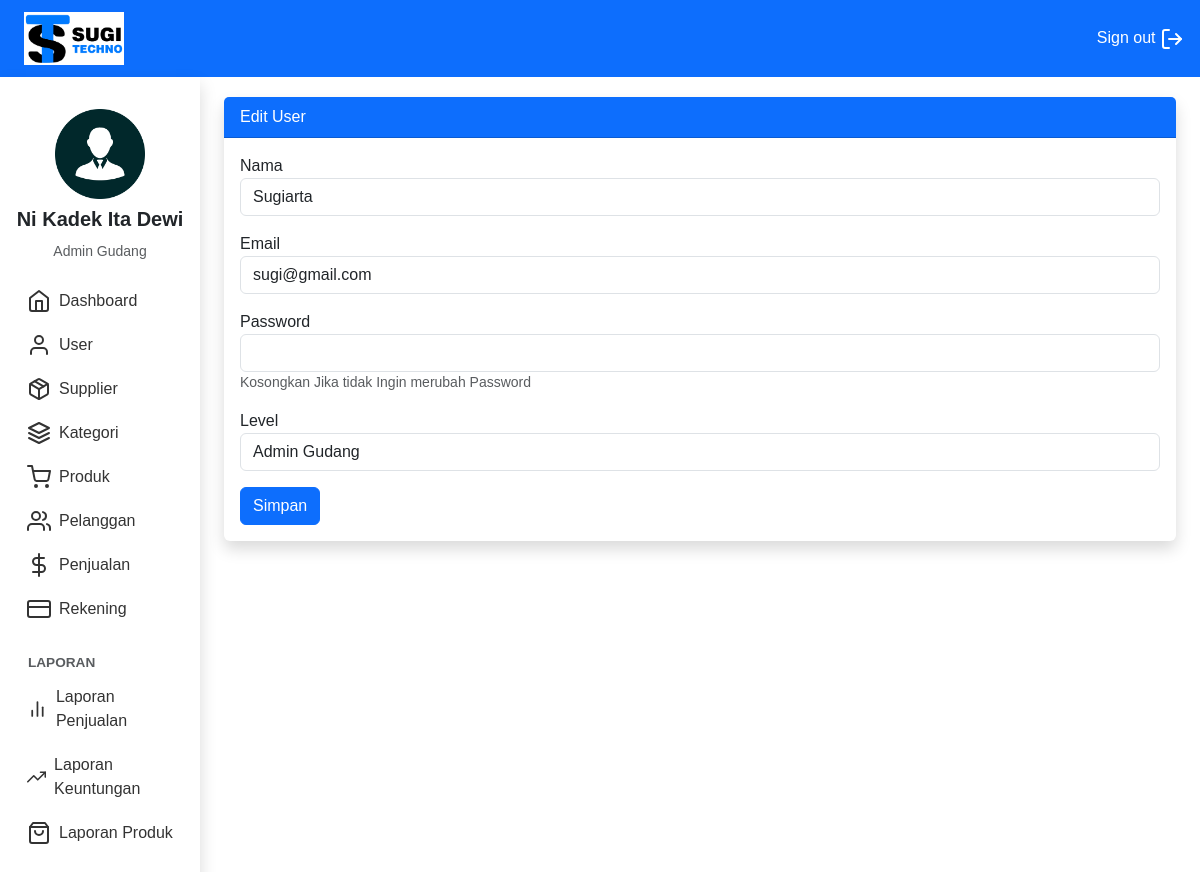
/Gudang/index.php?page=user_edit&id=1 (signed in), run on the app's committed database.
### tables this page shows
CREATE TABLE `user` (
  `id_user` int(11) NOT NULL,
  `id_toko` int(11) NOT NULL,
  `email_user` varchar(100) NOT NULL,
  `password_user` varchar(100) NOT NULL,
  `nama_user` varchar(100) NOT NULL,
  `level_user` enum('kasir','gudang') NOT NULL
);

### Gudang/user_edit.php (the view, shortened to what this page needs)
<?php
$id_user = $_GET['id'];
$id_toko = $_SESSION['user']['id_toko'];
$ambil = $koneksi->query("SELECT * FROM user WHERE id_user='$id_user' AND id_toko='$id_toko' ");
$user = $ambil->fetch_assoc();
?>
<div class="card border-0 shadow">
    <div class="card-header bg-primary text-white">Edit User</div>
    <div class="card-body">
        <form action="" method="post">
            <div class="mb-3">
                <label for="">Nama</label>
                <input type="text" name="nama" class="form-control" value="<?php echo $user['nama_user'] ?>" required>
            </div>
            <div class="mb-3">
                <label for="">Email</label>
                <input type="email" name="email" class="form-control" value="<?php echo $user['email_user'] ?>" required>
            </div>
            <div class="mb-3">
                <label for="">Password</label>
                <input type="password" name="password" class="form-control">
                <p class="text-muted small">Kosongkan Jika tidak Ingin merubah Password</p>
            </div>
            <div class="mb-3">
                <label for="">Level</label>
                <select name="level" class="form-control" required>
                    <option value="gudang" <?php echo $user['level_user']=='gudang'?"selected":"" ?> >Admin Gudang</option>
                </select>
            </div>
            <button class="btn btn-primary" name="simpan">Simpan</button>
        </form>
    </div>
</div>

### Gudang/index.php (style rules this page uses)
body { font-family: 'Arial', sans-serif; background-color: #f8f9fa; }

### data on the page
user: nama "Sugiarta", email "sugi@gmail.com", level "Admin Gudang"

### other printed values
$_SESSION['user']['nama_user'] "Ni Kadek Ita Dewi"
